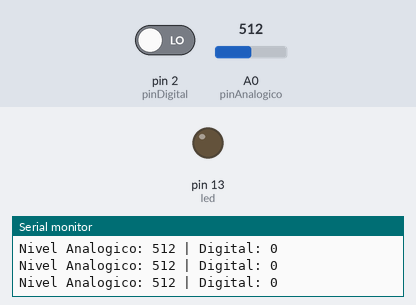
Simulated run of this sketch. Board: Arduino Uno, built with avr-gcc and run on an emulated ATmega328P. On the bench: output pins drawn as LEDs (lit = HIGH), the last lines printed to the serial monitor. Inputs (shaded band) come from the test bench; at power-on: pin 2 (pinDigital) LOW, A0 (pinAnalogico) = 512.

Above: at 1.2 s.
1.3 s: pin 2 (pinDigital) driven HIGH
At 2.3 s:
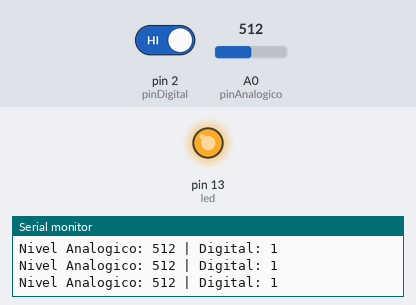
2.8 s: pin 2 (pinDigital) driven LOW
At 3.7 s:
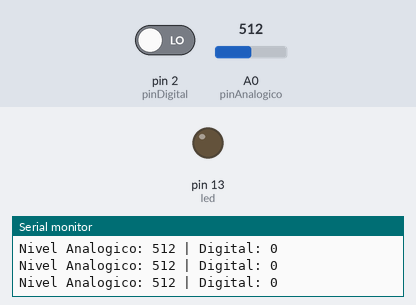
Timing chart, 0 to 5.8 s (numbered marks = the images above; inputs shaded):
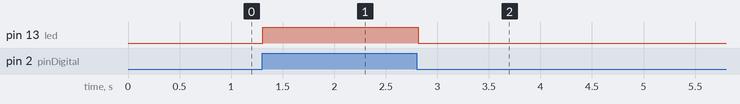

The sketch:

sensor_som.ino
```cpp
const int pinAnalogico = A0;   // Entrada analógica
const int pinDigital = 2;      // Entrada digital
const int led = 13;            // LED embutido para testes

void setup() {
  Serial.begin(9600);          // Inicia comunicação serial
  pinMode(pinDigital, INPUT);  // D0 como entrada
  pinMode(led, OUTPUT);        // LED como saída
}

void loop() {
  int somAnalogico = analogRead(pinAnalogico); // Lê intensidade sonora
  int somDigital = digitalRead(pinDigital);    // Lê se som ultrapassou limite

  // Exibe no monitor serial
  Serial.print("Nivel Analogico: ");
  Serial.print(somAnalogico);
  Serial.print(" | Digital: ");
  Serial.println(somDigital);

  // Se som ultrapassar o limite, acende o LED
  if (somDigital == HIGH) {
    digitalWrite(led, HIGH);
  } else {
    digitalWrite(led, LOW);
  }

  delay(100); // Aguarda um pouco antes de nova leitura
}
```

Measured:
- after the input at 1.3 s, pin 13 (led): LOW → HIGH at once
- after the input at 2.8 s, pin 13 (led): HIGH → LOW at once
